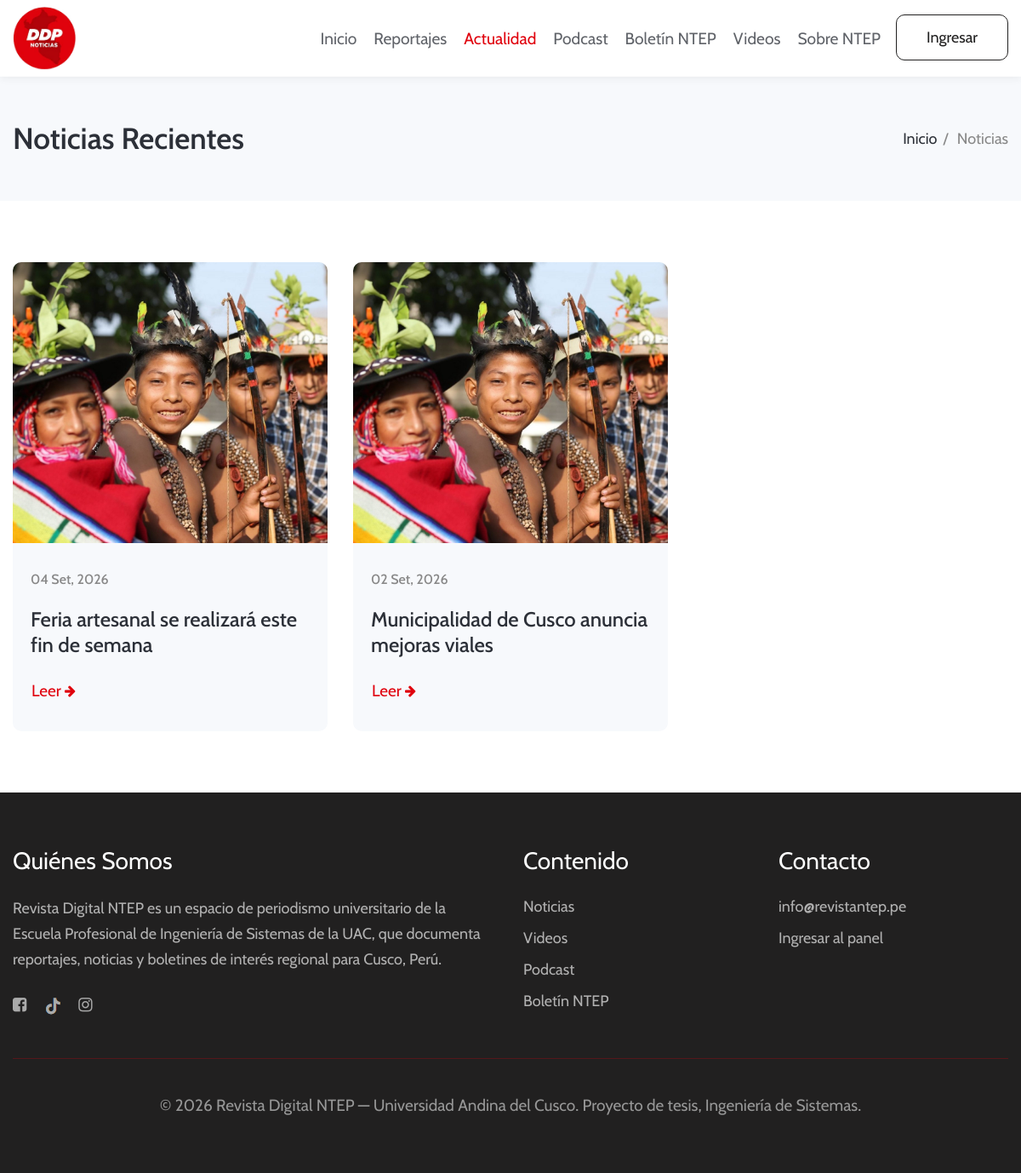
The app's page /public/noticias.php with its own data.
### tables this page shows
CREATE TABLE noticias (
    id                  INT UNSIGNED AUTO_INCREMENT PRIMARY KEY,
    titulo              VARCHAR(255) NOT NULL,
    foto                VARCHAR(255) NULL,
    link_externo        VARCHAR(500) NULL,
    fecha_publicacion   DATE NOT NULL,
    usuario_id          INT UNSIGNED NOT NULL,
    CONSTRAINT fk_noticias_usuario
        FOREIGN KEY (usuario_id) REFERENCES usuarios(id)
        ON UPDATE CASCADE ON DELETE RESTRICT,
    INDEX idx_noticias_fecha (fecha_publicacion)
);

### public/includes/db_publico.php (called while the page is built, shortened)
<?php
function fechaBonita(?string $fechaSql): string
{
    $meses = ['01'=>'Ene','02'=>'Feb','03'=>'Mar','04'=>'Abr','05'=>'May','06'=>'Jun','07'=>'Jul','08'=>'Ago','09'=>'Set','10'=>'Oct','11'=>'Nov','12'=>'Dic'];
    $ts = strtotime($fechaSql);
    return date('d', $ts) . ' ' . $meses[date('m', $ts)] . ', ' . date('Y', $ts);
}

### public/noticias.php (the view, shortened to what this page needs)
<?php
require __DIR__ . '/includes/db_publico.php';
$noticias = $pdo->query(
    'SELECT id, titulo, foto, link_externo, fecha_publicacion FROM noticias ORDER BY fecha_publicacion DESC'
)->fetchAll();
require __DIR__ . '/includes/header.php';
?>
<div class="grids-block-5 py-5">
    <section class="py-lg-4 py-md-3">
        <div class="container">
            <div class="row">
                <?php if (!$noticias): ?>
                    <div class="col-12 text-center py-5"><p>No hay noticias publicadas todavía.</p></div>
                <?php else: foreach ($noticias as $i => $n): $url = $n['link_externo'] ?: '#'; $externo = $n['link_externo'] ? ' target="_blank" rel="noopener"' : ''; ?>
                    <div class="col-lg-4 col-md-6 grids5-info<?= $i >= 3 ? ' mt-5' : '' ?>">
                        <a href="<?= htmlspecialchars($url) ?>"<?= $externo ?> class="d-block">
                            <?php if ($n['foto']): ?>
                                <img src="../<?= htmlspecialchars($n['foto']) ?>" alt="" class="img-fluid">
                            <?php else: ?>
                                <img src="assets/images/bannerimg.jpg" alt="" class="img-fluid">
                            <?php endif; ?>
                        </a>
                        <div class="blog-info">
                            <h5><?= fechaBonita($n['fecha_publicacion']) ?></h5>
                            <h4><a href="<?= htmlspecialchars($url) ?>"<?= $externo ?> class="d-block"><?= htmlspecialchars($n['titulo']) ?></a></h4>
                            <?php if ($n['link_externo']): ?>
                                <a href="<?= htmlspecialchars($url) ?>" target="_blank" rel="noopener" class="btn mt-4 p-0">Leer <span class="fa fa-arrow-right"></span></a>
                            <?php endif; ?>
                        </div>
                    </div>
                <?php endforeach; endif; ?>
            </div>
        </div>
    </section>
</div>
<?php require __DIR__ . '/includes/footer.php'; ?>

### records on screen
noticias: fecha_publicacion "04 Set, 2026", titulo "Feria artesanal se realizará este fin de semana"
noticias: fecha_publicacion "02 Set, 2026", titulo "Municipalidad de Cusco anuncia mejoras viales"

### other values on screen
$bandaTitulo "Noticias Recientes"
$miga['texto'] "Noticias"
